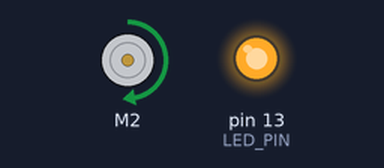
This sketch was run on a simulated Arduino Uno, built with avr-gcc and run on an emulated ATmega328P. Parts: DC motor (green arrow = forward, orange = backward, longer = faster), output pins drawn as LEDs (lit = HIGH).

Above: at 0.1 s.
At 38.1 s:
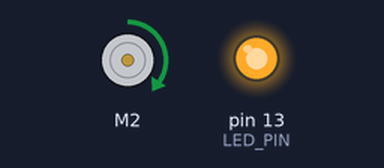
Timing chart, 0 to 40.0 s (numbered marks = the images above):
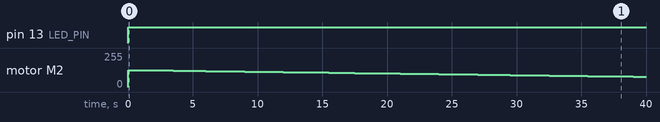

Measured:
- by itself, pin 13 (LED_PIN): LOW → HIGH at 0.00 s
- by itself, motor M2: stopped → forward 127/255 at 0.00 s, → forward 126/255 1.0 s later, → forward 125/255 1.0 s later, → forward 124/255 0.50 s later, … (51 changes in this stretch)

The sketch:

Motor.ino
```cpp
#include <ZumoMotors.h>

/*
 * This example uses the ZumoMotors library to drive each motor on the Zumo
 * forward, then backward. The yellow user LED is on when a motor should be
 * running forward and off when a motor should be running backward. If a
 * motor on your Zumo has been flipped, you can correct its direction by
 * uncommenting the call to flipLeftMotor() or flipRightMotor() in the setup()
 * function.
 */

#define LED_PIN 13
 ZumoMotors motors;

void setup()
{
  pinMode(LED_PIN, OUTPUT);

  // uncomment one or both of the following lines if your motors' directions need to be flipped
  //motors.flipLeftMotor(true);
  //motors.flipRightMotor(true);
}

void loop()
{
  // run left motor forward

  digitalWrite(LED_PIN, HIGH);

  for (int speed = 200; speed <= 200; speed++)
  {
    //motors.setLeftSpeed(speed);
    motors.setRightSpeed(speed);
    delay(500);
  }

  for (int speed = 200; speed >= 0; speed--)
  {
    //motors.setLeftSpeed(speed);
    motors.setRightSpeed(speed);
    delay(500);
  }
  delay(500);
}
```
